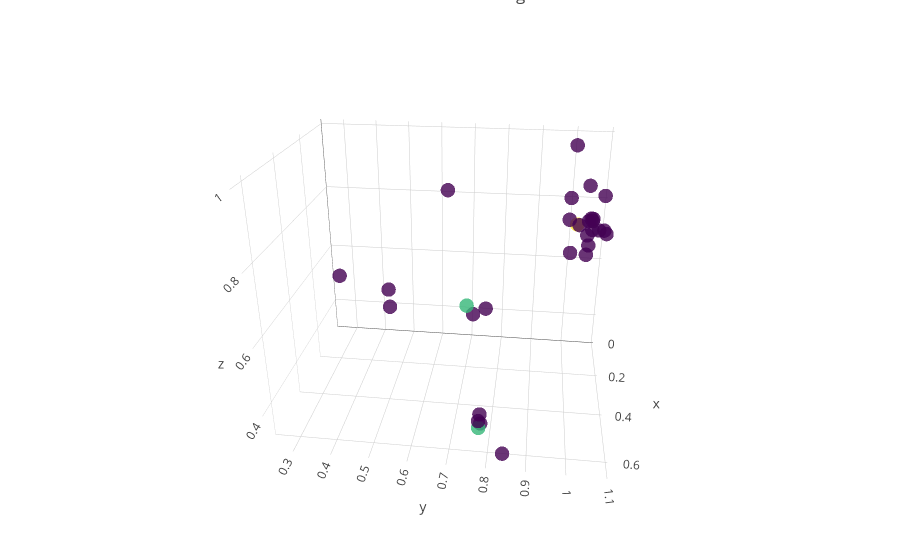

Notebook cell for this chart:
### Code cell
# reducer = umap.UMAP(random_state=42,
#                     n_components = 3,
#                     n_neighbors=7,
#                     min_dist=0)

val_embedding = embedding_pipeline.transform(val_lrp)

val_emb3d = go.Scatter3d(
    x=val_embedding[:,0],
    y=val_embedding[:,1],
    z=val_embedding[:,2],
    mode="markers",
    marker=dict(
        size=5,
        color=pipeline.clusterer.labels_,
#             width=0.5,
        colorscale='Viridis',
        opacity=0.8
    )
)

layout = go.Layout(
    title= "Val LRP Embedding",
     margin=dict(
        l=0,
        r=0,
        b=0,
        t=0
    )
)

data=[val_emb3d]

fig = go.Figure(data=data, layout=layout)
iplot(fig, filename='lrp-val.html')

### Figure 1 — Plotly figure (JSON) as saved in the notebook; plotly's stock layout.template omitted (floating-point values rounded to 4 significant figures)
{"data": [{"marker": {"color": [-1, -1, -1, -1, 2, -1, 1, -1, -1, -1, -1, -1, -1, -1, -1, -1, -1, -1, -1, -1, -1, -1, -1, -1, -1, 1, -1, -1, -1, -1, -1, -1, -1, -1, -1, -1, -1, -1, -1, -1, 2, -1, 1, -1, -1, 1, -1, -1, -1, -1, 0, -1, -1, -1, -1, -1, -1, -1, 0, -1, -1, 1, -1, -1, -1, -1, -1, -1, 2, -1, 1, -1, -1, 2, -1, 1, -1, -1, 1, 2, -1, 2, -1, -1, -1, -1, 1, -1, -1, -1, 1, 1, -1, 0, 1, -1, -1, -1, 1, 0, -1, -1, 2, -1, 1, -1, -1, -1, -1, -1, 1, 0, -1], "colorscale": "Viridis", "opacity": 0.8, "size": 5}, "mode": "markers", "type": "scatter3d", "uid": "afd18564-b127-4239-a2fd-b73467a0e4ea", "x": [0.509, 0.2006, 0.06895, 0.1482, 0.1433, 0.2046, 0.5402, 0.5099, 0.1704, 0.01686, 0.2717, 0.1639, 0.14, 0.1756, 0.1793, 0.4773, 0.6417, 0.1626, 0.177, 0.2441, 0.1998, 0.1254, 0.2392, 0.2328, 0.2585, 0.157, 0.0802, 0.2798, 0.07877, 0.1392, 0.257], "y": [0.7726, 1.048, 0.4324, 1.054, 1.011, 0.993, 0.7698, 0.7666, 1.039, 0.2558, 1.036, 1.047, 0.9882, 0.7179, 1.015, 0.7675, 0.8392, 0.9875, 0.7563, 1.063, 1.049, 1.044, 1.071, 1.03, 1.075, 0.696, 0.6284, 1.079, 0.4371, 0.9937, 1.033], "z": [0.3168, 0.7981, 0.4847, 0.7855, 0.7647, 0.7012, 0.3255, 0.3247, 0.7431, 0.4995, 0.7535, 0.7918, 0.7769, 0.4708, 0.7764, 0.3229, 0.3302, 0.8494, 0.493, 0.7874, 0.7713, 0.77, 0.8839, 0.9083, 0.7931, 0.4892, 0.8314, 0.7916, 0.4273, 0.9925, 0.7197]}], "layout": {"autosize": true, "margin": {"b": 0, "l": 0, "r": 0, "t": 0}, "scene": {"aspectmode": "auto", "aspectratio": {"x": 0.8886, "y": 1.171, "z": 0.9608}, "camera": {"center": {"x": 0, "y": 0, "z": 0}, "eye": {"x": 2.228, "y": 0.2891, "z": 1.06}, "projection": {"type": "perspective"}, "up": {"x": 0, "y": 0, "z": 1}}}, "title": {"text": "Val LRP Embedding"}}}
